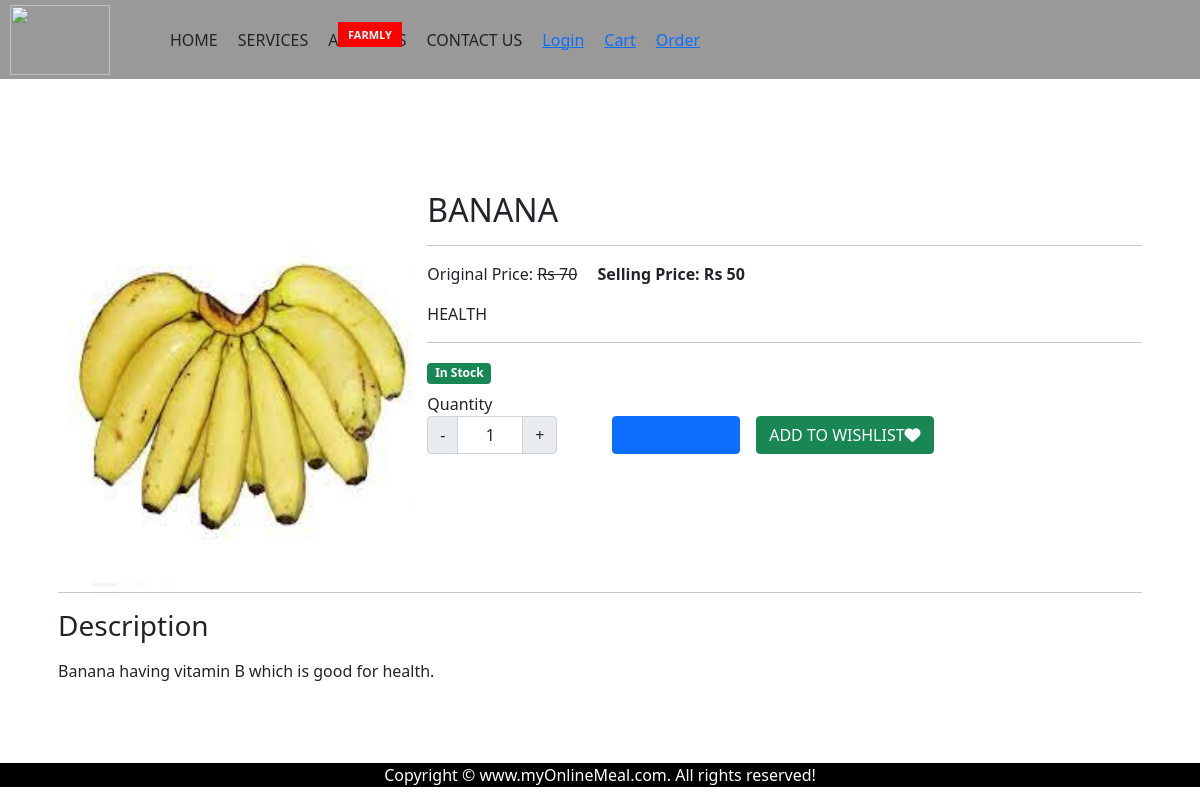
The app's page /collections/FRUITS/BANANA with its own data.
### category/models.py (models this page shows, shortened)
class Product(models.Model):
    category= models.ForeignKey(Services, on_delete=models.CASCADE)
    product_image=models.FileField(upload_to="service",max_length=250,null=True,default=None)
    product_name=models.CharField(max_length=50,null=False,blank=False)
    product_desc=models.TextField(max_length=500,null=False,blank=False,default=None)
    product_status=models.BooleanField(default=False,help_text="0=default,1=Hidden")
    product_Trending=models.BooleanField(default=False,help_text="0=default,1=Trending")
    product_meta_title=models.CharField(max_length=50,null=False,blank=False)
    product_meta_keyword=models.CharField(max_length=50,null=False,blank=False)
    product_meta_description=models.CharField(max_length=50,null=False,blank=False)
    product_small_description=models.CharField(max_length=50,null=False,blank=False)
    product_quantity=models.IntegerField(null=False,blank=False)
    product_original_price=models.FloatField(null=False,blank=False)
    product_Selling_price=models.FloatField(null=False,blank=False)
    product_tag=models.CharField(max_length=50,null=False,blank=False)

### shoppe/views.py (the view)
# urls.py: path("collections/<str:cate_slug>/<str:prod_slug>",views.productview,name="Productview"),
def productview(request,cate_slug,prod_slug):
     if(Services.objects.filter(serv_name=cate_slug,serv_status=0)):
        if(Product.objects.filter(product_name=prod_slug,product_status=0)):
            products=Product.objects.filter(product_name=prod_slug,product_status=0).first()
            context={"products":products}
        else:
            messages.error(request,"No such products Found")
            return HttpResponseRedirect("Services")
     else:
            messages.error(request,"No such products Found")
            return HttpResponseRedirect("Product")
     return render(request,"view.html",context)

### templates/view.html (shortened to what this page needs)
{% include "header.html" %}
<br>
<br>
<div class="py-5">
    <div class="container">
        <div class="row">
            <div class="col-md-12">
                <div class="card-shadow product_data">
                    <div class="card-shadow">
                        <div class="card-body">
                            <div class="row">
                                <div class="col-md-4">
                                    {% if products.product_tag %}
                                     <label class="product-viewtag">{{products.product_tag}}</label>
                                    {% endif %}
                                    <img src="/media/{{products.product_image}}" class="w-100 h-100" alt="image">
                                </div>
                                <div class="col-md-8">
                                    <h2 class="mb-0">
                                     {{products.product_name}}
                                    </h2>
                                    <hr>
                                    <label class="me-3">Original Price: <s> Rs {{products.product_original_price | stringformat:"d" }}</s></label>
                                    <label class="fw-bold">Selling Price: Rs {{products.product_Selling_price | stringformat:"d" }}</label>
                                    <p class="mt-3">
                                        {{products.product_small_description}}
                                    </p>
                                    <hr>
                                    {% if products.product_quantity > 0 %}
                                     <label class="badge bg-success"> In Stock </label>
                                     {% else %}
                                       <label class="badge bg-danger"> Out of Stock</label>
                                    {% endif %}
                                    <div class="row mt-2">
                                        <div class="col-md-3">
                                            <label for="Quantity"> Quantity</label>
                                            <div class="input-group text-center mb-3" style="width:130px;">
                                                <button class="input-group-text decrement-btn">-</button>
                                                <input type="text" name="quantity" class="form-control qty-input text-center" value="1">
                                                <button class="input-group-text increment-btn">+</button>
                                            </div>
                                        </div>
                                        <div class="col-md-9">
                                            <br />
                                            {% if products.product_quantity > 0 %}
                                            <button type="button" class="btn btn-primary me-3 float-start addTocartbtn"><a href="{% url "addtocart" %}">ADD TO CART</a></button>
                                            <button type="button" class="btn btn-success me-3 float-start">ADD TO WISHLIST<i class="fa fa-heart"></i></button>
                                            {% endif %}
                                        </div>
                                    </div>
                                </div>
                            </div>
                            <div class="col-md-12">
                                <hr>
                                <h3>Description</h3>
                                <p class="mt-3">
                                    {{products.product_desc}}
                                </p>
                            </div>
                        </div>
                    </div>
                </div>
            </div>
        </div>
    </div>
</div>
{% include "footer.html"%}

### static/website_css.css (style rules this page uses)
img { height:70px; width:100px; margin:20px 10px; }
.product-viewtag { background-color: red; color: #fff; font-size:11px; line-height:1; position:absolute; text-align:center; text-transform: uppercase; top: 22px; margin-left:17.5rem; padding:7px 10px; font-weight:600; min-width:45px }

### records on screen
Product: product_tag "FARMLY", product_image (picture), product_name "BANANA", product_original_price "70", product_Selling_price "50", product_small_description "HEALTH", product_desc "Banana having vitamin B which is good for health."
